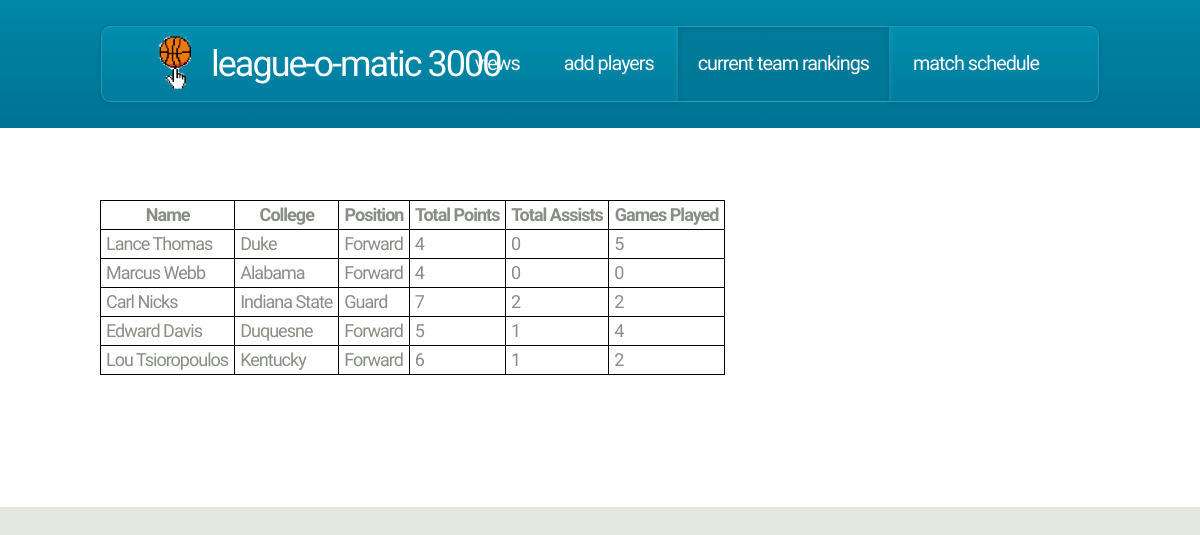
Screenshot of /ViewTeamPlayers.php?submit=Bluffs with the database file from the repository.
### tables this page shows
CREATE TABLE `Player` (
  `PlayerID` int(11) NOT NULL,
  `TeamNo` int(11) NOT NULL,
  `Fname` varchar(15) NOT NULL,
  `Lname` varchar(15) NOT NULL,
  `College` varchar(50) NOT NULL,
  `Position` varchar(20) DEFAULT NULL
);

CREATE TABLE `PlayerStats` (
  `PlayerID` int(11) NOT NULL,
  `TotalPoints` int(11) DEFAULT NULL,
  `TotalAssists` int(11) DEFAULT NULL,
  `GamesPlayed` int(11) DEFAULT NULL
);

### ViewTeamPlayers.php (the view, shortened to what this page needs)
<!DOCTYPE HTML>
<html>
	<head>
		<link rel="stylesheet" href="assets/css/main.css" />
	</head>
	<body>
		<div id="page-wrapper">
			<div id="header-wrapper">
				<div class="container">
					<div class="row">
						<div class="12u">
							<header id="header">
								<h1><img src="images/BBLogo-4.gif" style="float:left;width:70px;height:70px;" href="index.html" ><a href="index.html" id="logo">League-O-Matic 3000</a></h1>
								<nav id="nav">
									<a href="IntroPage.html">Views</a>
									<a href="MakeTeamPage.php">Add Players</a>
									<a href="CurrTeamRanks.php" class="current-page-item">Current Team Rankings</a>
									<a href="MatchSchedulePage.php">Match Schedule</a>
								</nav>
							</header>
						</div>
					</div>
				</div>
			</div>
			<div id="main">
				<div class="container">
					<div class="row main-row">
						<div class="8u 12u(mobile)">
							<section class="left-content">
								<table>
									<?php
										$sql = new mysqli("localhost", "root", "x9fN#DXy", "LeagueData");
										$query = "SELECT Fname, Lname, College, Position, TotalPoints, TotalAssists, GamesPlayed, TeamName FROM Player, Team, PlayerStats WHERE PlayerStats.PlayerID = Player.PlayerID AND Team.TeamNo = Player.TeamNo AND Team.TeamName LIKE '%".$_GET['submit']."%'";
										?>
										<tr>
											<th>Name</th>
											<th>College</th>
											<th>Position</th>
											<th>Total Points</th>
											<th>Total Assists</th>
											<th>Games Played</th>
										</tr>
										<?php
										$result = $sql->query($query);
										if ($result->num_rows > 0){
											while($row = $result->fetch_assoc()){
										?>
											<tr>
												<td><?php echo $row['Fname'] . ' ' . $row['Lname']; ?></td>
												<td><?php echo $row['College'];?></td>
												<td><?php echo $row['Position'];?></td>
												<td><?php echo $row['TotalPoints'];?></td>
												<td><?php echo $row['TotalAssists'];?></td>
												<td><?php echo $row['GamesPlayed'];?></td>
											</tr>
										<?php
											}
										}
									?>
								</table>
							</section>
						</div>
					</div>
				</div>
			</div>
		</div>
	</body>
</html>

### ViewTeamPlayers.php (style rules this page uses)
table { border-collapse: collapse; width: 100%; }
table, th, td { border: 1px solid black; padding: 5px; }
th { font-weight: bold; }

### rows the page displays
player: Fname "Lance", Lname "Thomas", College "Duke", Position "Forward", playerstats.TotalPoints "4", playerstats.TotalAssists "0", playerstats.GamesPlayed "5"
player: Fname "Marcus", Lname "Webb", College "Alabama", Position "Forward", playerstats.TotalPoints "4", playerstats.TotalAssists "0", playerstats.GamesPlayed "0"
player: Fname "Carl", Lname "Nicks", College "Indiana State", Position "Guard", playerstats.TotalPoints "7", playerstats.TotalAssists "2", playerstats.GamesPlayed "2"
player: Fname "Edward", Lname "Davis", College "Duquesne", Position "Forward", playerstats.TotalPoints "5", playerstats.TotalAssists "1", playerstats.GamesPlayed "4"
player: Fname "Lou", Lname "Tsioropoulos", College "Kentucky", Position "Forward", playerstats.TotalPoints "6", playerstats.TotalAssists "1", playerstats.GamesPlayed "2"
